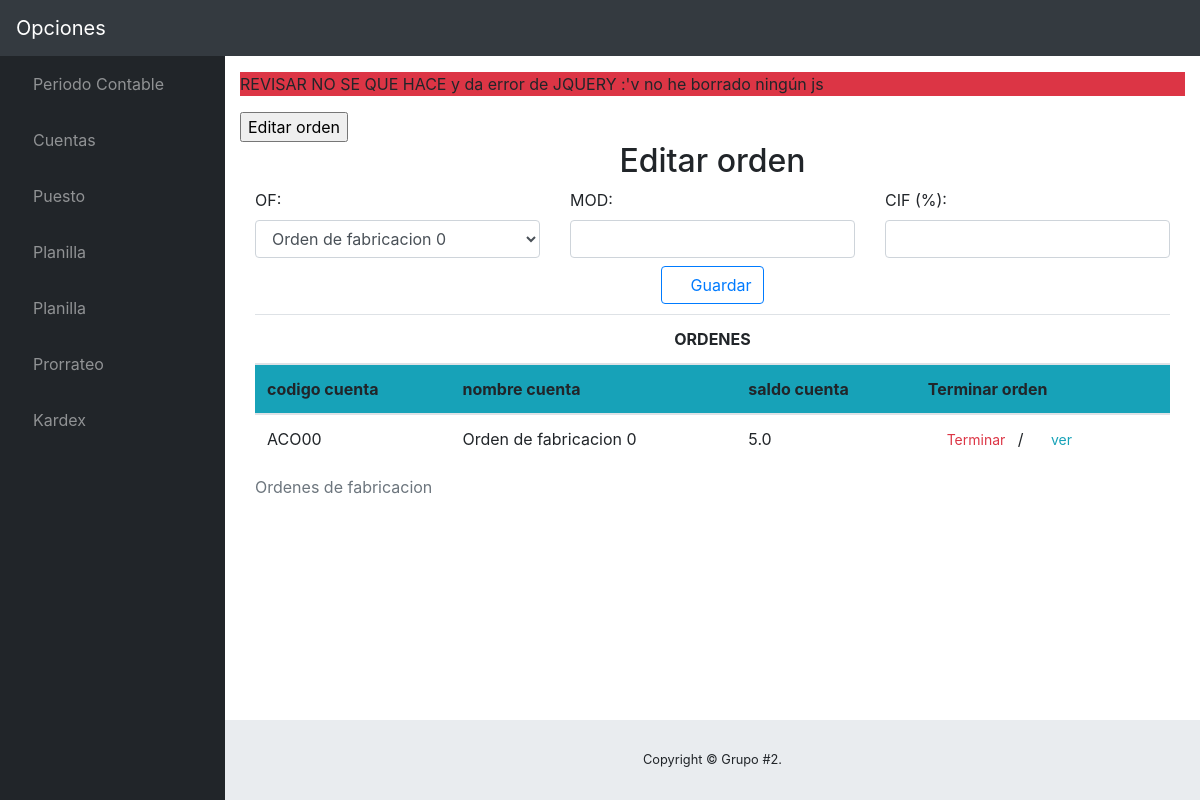
The app's page /OF/ (signed in) with its own data.
### contable/models.py (models this page shows, shortened)
class LibroMayor(models.Model):
	cuenta = models.CharField(max_length=100)
	codCuenta=models.CharField(max_length=10)
	saldoDeudor = models.FloatField()
	saldoAcreedor = models.FloatField()
	estado = models.BooleanField(default=True)
	periodo = models.ForeignKey(PeriodoContable, on_delete=models.CASCADE)
	saldo =models.FloatField(default=0.00)
	class Meta:
		verbose_name='LibroMayor'
		verbose_name_plural='LibroMayor'

### contable/views.py (the view)
# urls.py: url(r'^OF/', OF, name='OF'),
def OF(request):
	template=loader.get_template('Main/OrdenesFabricacion.html')
	iniciarOrden()
	libro = LibroMayor.objects.filter(codCuenta__contains='ACO')
	if request.method=='POST':
		action = request.POST.get('action',None)
		if action=='editar':
			opcion= request.POST.get('opcion',None)
			monto1= request.POST.get('MOD',None)
			monto2= request.POST.get('CIF',None)
			try:
				orden=OrdenFab.objects.get(codCuenta=opcion)
			except Exception as e:
				orden=OrdenFab(codCuenta=opcion)
			orden.manoObra=float(monto1)
			cif = float(monto1)*(float(monto2)/100)
			orden.cif=cif
			orden.saldo=orden.saldo+cif+float(monto1)
			orden.save()
			i = len(PeriodoContable.objects.all())
			cuentaKardex('AC005',i,monto1,opcion)
			cuentaKardex('AC006',i,cif,opcion)
	orden= LibroMayor.objects.filter(codCuenta__contains='ACO')
	for o in orden:
		o.saldo= float(o.saldoDeudor) - float(o.saldoAcreedor)
		o.save()
	context={
		'libro':libro,
		'orden':orden,
	}
	return HttpResponse(template.render(context , request))

### contable/templates/Main/OrdenesFabricacion.html (shortened to what this page needs)
{% extends "Base/base.html" %}
{% block Contenido %}
{% if user.is_authenticated %}
<p class="bg-danger">REVISAR NO SE QUE HACE y da error de JQUERY :'v no he borrado ningún js</p>
<input id="detalle" type="submit" value="Editar orden" onclick="CrearCuenta()" />
<div class="container">
    <h2 class="text-center">Editar orden</h2>
    <form method="POST" action="">
        <div class="row">
            <div class="col-4">
                <label for="opcion">OF:</label><br>
                <select class="form-control" id="opcion" name="opcion">
                    {% for c in orden %}
                    <option value="{{c.codCuenta}}">
                        {{c.cuenta}}
                    </option>
                    {% endfor %}
                </select>
            </div>
            <div class="col-4">
                <label>MOD:</label>
                <input type="number" name="MOD" id="MOD" class="form-control" step="0.01">
            </div>
            <div class="col-4">
                <label>CIF (%):</label>
                <input type="number" name="CIF" id="CIF" class="form-control" step="0.01">
            </div>
        </div>
        <div class="row mt-2 justify-content-center">
            <button type="submit" name="btn" id="btn" class="btn btn-outline-primary">
                <i class="fas fa-save"></i> Guardar
            </button>
        </div>
    </form>
</div>
<section class="container" style="margin-top:1%">
    <table class="table table-hover">
        <caption class="titulo-01">Ordenes de fabricacion</caption>
        <thead class="text-center">
            <th colspan="4"> ORDENES </th>
        </thead>
        <thead class="bg-info">
            <th>codigo cuenta</th>
            <th> nombre cuenta </th>
            <th> saldo cuenta</th>
            <th> Terminar orden </th>
        </thead>
        {% for c in orden %}
        <tr>
            <td> {{c.codCuenta}} </td>
            <td> {{c.cuenta}} </td>
            <td> {{c.saldo}} </td>
            {% if c.estado %}
            <td><a href="{% url 'contable:terminar' c.id %}" class="btn-sm btn-outline-danger"><i class="fas fa-times-circle"></i>Terminar</a> / <a href="{% url 'contable:ver' c.id %}" class="btn-sm btn-outline-info"><i class="far fa-eye"></i> ver</a> </td>
            {% else %}
            <td>Terminada</td>
            {% endif %}
        </tr>
        {% endfor %}
    </table>
</section>
{% endif %}
{% endblock Contenido %}

### contable/static/css/sb-admin.css (style rules this page uses)
html { position: relative; min-height: 100%; }
body { height: 100%; }
:root { --input-padding-x: 0.75rem; --input-padding-y: 0.75rem; }

### records on screen
LibroMayor: codCuenta "ACO00", cuenta "Orden de fabricacion 0", saldo "5.0", estado True (drawn)

### other values on screen
form field opcion "Orden de fabricacion 0"
